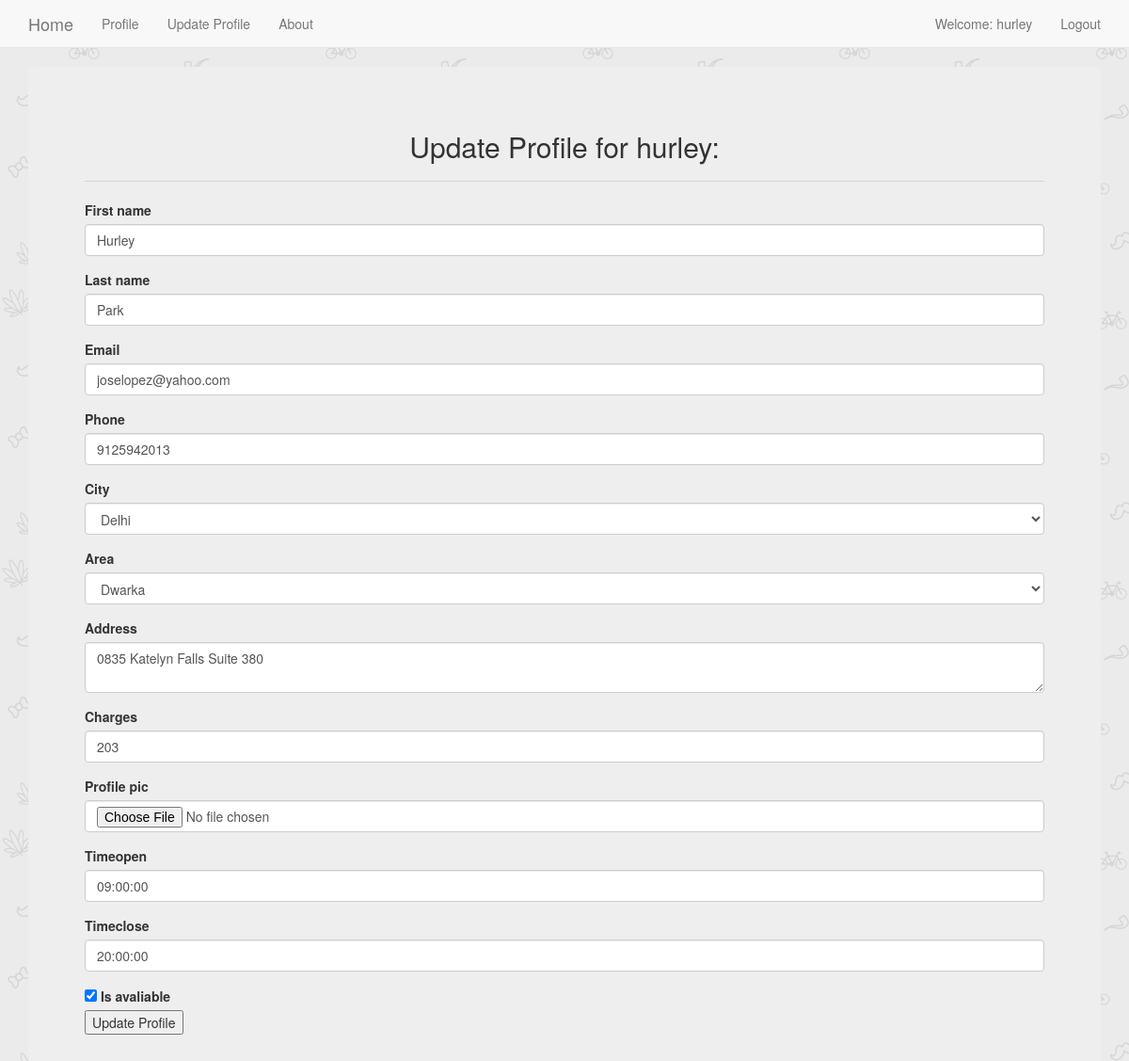
/plumber/updateprofile/ (signed in), run on the app's committed database.
### plumber/models.py (models this page shows, shortened)
class PlumberProfile(models.Model):
    user = models.OneToOneField(User,on_delete=models.CASCADE,related_name = 'plumber')
    phone = models.BigIntegerField()
    city = models.ForeignKey(City, on_delete=models.SET_NULL, blank=False, null=True)
    area = models.ForeignKey(Area, on_delete=models.SET_NULL, blank=False, null=True)
    address = models.TextField(max_length=200, blank=False)
    charges = models.IntegerField()
    profile_pic = models.ImageField(upload_to='profile_pics',blank=True)
    timeopen = models.TimeField(auto_now=False,editable=True,default=datetime.time(hour=9))
    timeclose = models.TimeField(auto_now=False,editable=True,default=datetime.time(hour=20))
    is_avaliable = models.BooleanField(default=True)

### accounts/models.py (models this page shows)
class Area(models.Model):
    city = models.ForeignKey(City, on_delete=models.CASCADE)
    name = models.CharField(max_length=40)
    def __str__(self):
        return self.name

### plumber/decorators.py (the view)
		def wrapper_func(request, *args, **kwargs):
			groups = [group.name for group in request.user.groups.all()]
			if len(set(groups)&set(allowed_roles))!=0:
				return view_func(request, *args, **kwargs)
			else:
				if redirect_to==None:
					return render(request,'unauthorised_access.html',{'message':'You are not authorized to view this page'})
				return redirect( groups[0]+':'+redirect_to )

### plumber/forms.py
class PlumberProfileForm(forms.ModelForm):
    phone = forms.CharField(validators=[isphonenumber],required = True)
    charges = forms.CharField(validators=[isamount],required = True)
    class Meta:
        model = PlumberProfile
        fields = ['phone','city','area','address','charges','profile_pic','timeopen','timeclose','is_avaliable']
        widgets = {
          'address': forms.Textarea(attrs={'rows':2, 'cols':15}),
        }
    def __init__(self, *args, **kwargs):
        super().__init__(*args, **kwargs)
        self.fields['area'].queryset = Area.objects.none()
        if 'city' in self.data:
            try:
                city_id = int(self.data.get('city'))
                self.fields['area'].queryset = Area.objects.filter(city_id=city_id).order_by('name')
            except (ValueError, TypeError):
                pass  # invalid input from the client; ignore and fallback to empty City queryset
        elif self.instance.pk:
            self.fields['area'].queryset = self.instance.city.area_set.order_by('name')

class UpdateUser(forms.ModelForm):
    first_name = forms.CharField(required = True)
    email = forms.EmailField(required = True)
    class Meta:
        model = User
        fields = ['first_name','last_name','email']

### accounts/models.py (called while the page is built)
    def __str__(self):
        return self.name

### plumber/views.py (called while the page is built, shortened)
@login_required
@allowed_users(['plumber',],'updateprofile')
def createOrUpdateProfile(request):
    if request.user.lastupdated.update_date or PlumberProfile.objects.filter(user=request.user).exists():
        return updateBasicProfile(request)
    else:
        return createBasicProfile(request)

@login_required
def updateBasicProfile(request):
    obj = get_object_or_404(PlumberProfile,user = request.user)
    form = PlumberProfileForm(instance = obj)
    userobj = get_object_or_404(User,pk = request.user.pk)
    userform = UpdateUser(instance = userobj)
    context = {'form':form,'userform':userform}
    return render(request, 'plumber/updateprofile.html', context)

### plumber/templates/plumber/updateprofile.html (shortened to what this page needs)
{% extends 'base.html' %}
{% load static %}
{% load bootstrap3 %}
{% block body_block %}
<div class="jumbotron">
  <h2 class="text-center">
    {% if form.instance.pk %}
      Update Profile for {{ userform.instance.username}}:
    {% else %}
      Create Complete Profile First:
    {% endif %}
  </h2>
  <hr>
    <form enctype="multipart/form-data" method="post" id ='plumberForm' data-areas-url="{% url 'ajax_load_cities' %}">
      {% if form.instance.pk %}
        {% bootstrap_form userform %}
      {% endif %}
      {% bootstrap_form form %}
      <input type="submit"  value="Update Profile">
    </form>
</div>
{% endblock %}

### templates/base.html (shortened to what this page needs)
<!DOCTYPE html>
{% load static %}
<html lang="en" dir="ltr">
  <head>
    <link rel="stylesheet" href="https://maxcdn.bootstrapcdn.com/bootstrap/3.3.7/css/bootstrap.min.css">
    <link rel="stylesheet" href="{% static 'css/main.css' %}">
    <link href="//netdna.bootstrapcdn.com/bootstrap/3.1.0/css/bootstrap.min.css" rel="stylesheet" id="bootstrap-css">
  </head>
  <body>
    <nav class='navbar navbar-default navbar-static-top'>
      <div class="container">
        <ul class='nav navbar-nav'>
          <li><a class="navbar-brand" href="{% url 'home' %}">Home</a></li>
          {% if user.is_authenticated %}
            <li><a class='navbar-link' href="{% url 'accounts:profile' %}">Profile</a></li>
            <li><a class='navbar-link' href="{% url 'accounts:updateprofile' %}">Update Profile</a></li>
          {% endif %}
          <li><a class='navbar-link' href="{% url 'aboutpage' %}">About</a></li>
        </ul>
        <ul class='nav navbar-nav navbar-right'>
          {% if user.is_authenticated %}
            <li><a >Welcome: {{user.username}}</a></li>
            <li><a class='navbar-link' href="{% url 'accounts:logout' %}">Logout</a></li>
          {% else %}
            <li><a class='navbar-link' href="{% url 'accounts:user_login' %}">Login</a></li>
            <li><a class='navbar-link' href="{% url 'accounts:register' %}">Register-User</a></li>
            <li><a class='navbar-link' href="{% url 'accounts:registerservice' %}">Register-Service</a></li>
          {% endif %}
        </ul>
      </div>
    </nav>
    <div class="container">
      {% block body_block %}
      {% endblock %}
    </div>
  </body>
</html>

### data on the page
PlumberProfile: phone "9125942013", area "Dwarka", address "0835 Katelyn Falls Suite 380", charges "203", timeopen "09:00:00", timeclose "20:00:00", is_avaliable "☑"
Area: city "Delhi"

### other printed values
{{ user.username }} "hurley"
{{ userform.instance.username }} "hurley"
